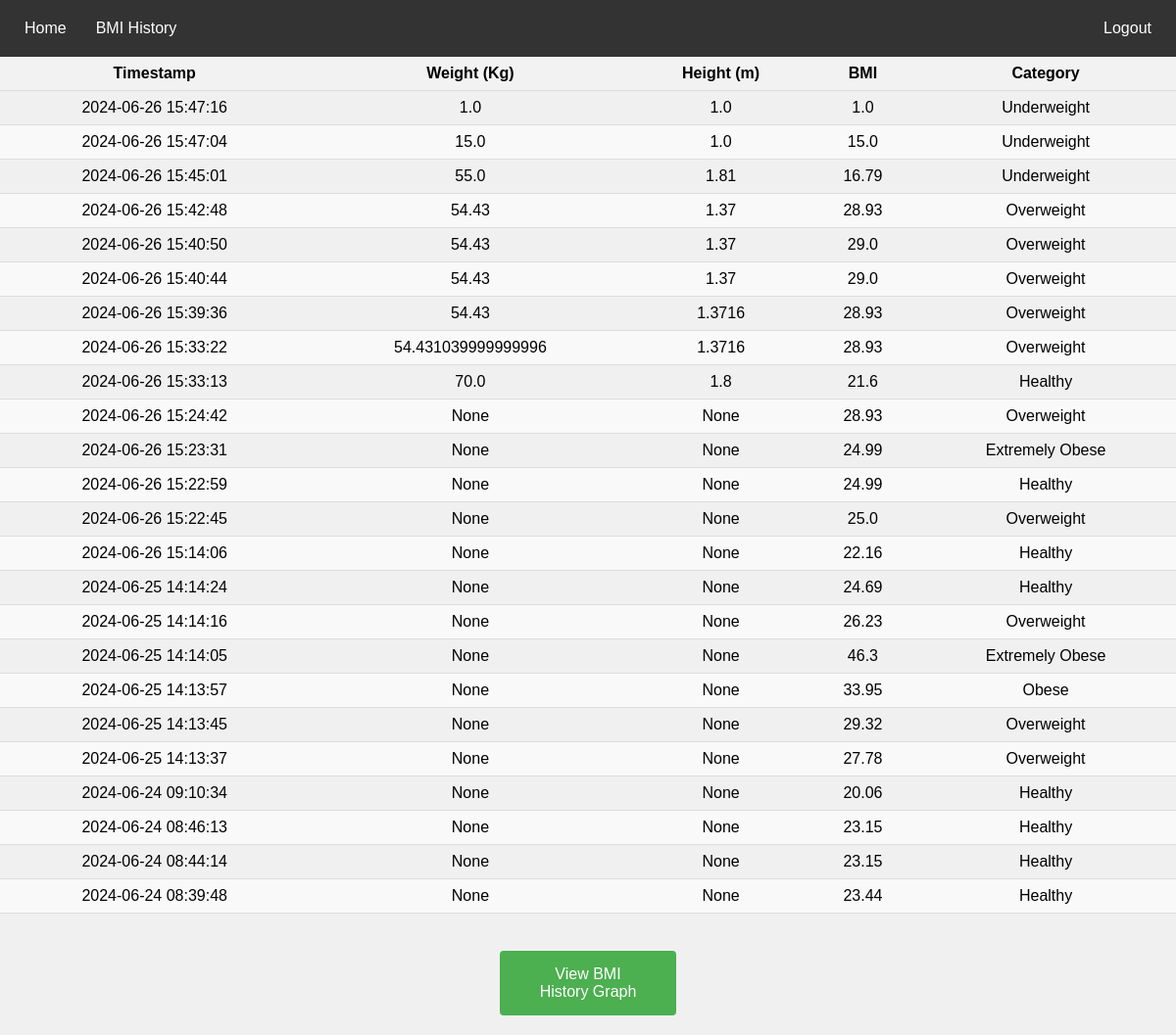
The app's page /history (signed in) with its own data.
### tables this page shows
CREATE TABLE bmi_history (
    id INTEGER PRIMARY KEY AUTOINCREMENT,
    user_id INTEGER NOT NULL,
    bmi REAL NOT NULL,
    category TEXT NOT NULL,
    timestamp DATETIME DEFAULT CURRENT_TIMESTAMP, weight REAL, height REAL,
    FOREIGN KEY(user_id) REFERENCES users(id)
);

### app.py (the view)
@app.route('/history')
def bmi_history():
    if "user_id" in session:
        history = db.execute(
            "SELECT * FROM bmi_history WHERE user_id=:user_id ORDER BY timestamp DESC", user_id=session["user_id"])
        return render_template("history.html", history=history)
    else:
        return render_template('login.html')

### app.py (called while the page is built)
@app.after_request
def after_request(response):
    response.headers["Cache-Control"] = "no-cache, no-store, must-revalidate"
    response.headers["Expires"] = 0
    response.headers["Pragma"] = "no-cache"
    return response

### templates/history.html (shortened to what this page needs)
<!DOCTYPE html>
<html lang="en">
    <head>
        <link href="/static/styles.css" rel="stylesheet">
    </head>
    <nav>
        <div class="navbar">
            {% if session["user_id"] %}
                <div class="navbar-left">
                    <a href="/">Home</a>
                    <a href="/history">BMI History</a>
                </div>
                <div class="navbar-right">
                    <a href="/logout">Logout</a>
                </div>
            {% endif %}
        </div>
    </nav>
    <body>
        <table class="table table-bordered table-striped">
            <thead class="thead-light">
                <tr>
                    <th>Timestamp</th>
                    <th>Weight (Kg)</th>
                    <th>Height (m)</th>
                    <th>BMI</th>
                    <th>Category</th>
                </tr>
            </thead>
            <tbody>
                {% for calculation in history %}
                    <tr>
                        <td>{{ calculation.timestamp }}</td>
                        <td>{{ calculation.weight }}</td>
                        <td>{{ calculation.height }}</td>
                        <td>{{ calculation.bmi|round(2) }}</td>
                        <td>{{ calculation.category}}</td>
                    </tr>
                {% endfor %}
            </tbody>
        </table>
        {% if history %}
            <br>
            <button onclick="window.open('/history_graph', '_blank') " class="center_view_button">View BMI History Graph</button>
        {% else %}
            <div class="message-container">
                <p>There is no history</p>
            </div>
        {% endif %}
    </body>
</html>

### static/styles.css (style rules this page uses)
body { font-family: Arial, sans-serif; background-color: #f0f0f0; margin: 0; padding: 0; }
button { padding: 10px; background-color: #007bff; color: #fff; border: none; border-radius: 5px; cursor: pointer; }
table { width: 100%; border-collapse: collapse; border-spacing: 0; }
th { background-color: #f2f2f2; padding: 8px; text-align: center; border-bottom: 1px solid #ddd; }
td { padding: 8px; text-align: center; border-bottom: 1px solid #ddd; }
tbody tr:nth-child(even) { background-color: #f9f9f9; }
.navbar { display: flex; justify-content: space-between; background-color: #333; color: #fff; padding: 10px; }
.navbar-left, .navbar-right { display: flex; align-items: center; }
.navbar-left a, .navbar-right a { color: #fff; text-decoration: none; padding: 10px 15px; }
button { background-color: #4CAF50; border: none; color: white; padding: 15px 32px; text-align: center; text-decoration: none; display: inline-block; font-size: 16px; margin: 20px 2px; cursor: pointer; border-radius: 4px; }
.center_view_button { display: block; margin-left: auto; margin-right: auto; width: 15%; }

### records on screen
bmi_history: timestamp "2024-06-26 15:47:16", weight "1.0", height "1.0", bmi "1.0", category "Underweight"
bmi_history: timestamp "2024-06-26 15:47:04", weight "15.0", height "1.0", bmi "15.0", category "Underweight"
bmi_history: timestamp "2024-06-26 15:45:01", weight "55.0", height "1.81", bmi "16.79", category "Underweight"
bmi_history: timestamp "2024-06-26 15:42:48", weight "54.43", height "1.37", bmi "28.93", category "Overweight"
bmi_history: timestamp "2024-06-26 15:40:50", weight "54.43", height "1.37", bmi "29.0", category "Overweight"
bmi_history: timestamp "2024-06-26 15:40:44", weight "54.43", height "1.37", bmi "29.0", category "Overweight"
bmi_history: timestamp "2024-06-26 15:39:36", weight "54.43", height "1.3716", bmi "28.93", category "Overweight"
bmi_history: timestamp "2024-06-26 15:33:22", weight "54.431039999999996", height "1.3716", bmi "28.93", category "Overweight"
bmi_history: timestamp "2024-06-26 15:33:13", weight "70.0", height "1.8", bmi "21.6", category "Healthy"
bmi_history: timestamp "2024-06-26 15:24:42", weight "None", height "None", bmi "28.93", category "Overweight"
bmi_history: timestamp "2024-06-26 15:23:31", weight "None", height "None", bmi "24.99", category "Extremely Obese"
bmi_history: timestamp "2024-06-26 15:22:59", weight "None", height "None", bmi "24.99", category "Healthy"
bmi_history: timestamp "2024-06-26 15:22:45", weight "None", height "None", bmi "25.0", category "Overweight"
bmi_history: timestamp "2024-06-26 15:14:06", weight "None", height "None", bmi "22.16", category "Healthy"
bmi_history: timestamp "2024-06-25 14:14:24", weight "None", height "None", bmi "24.69", category "Healthy"
bmi_history: timestamp "2024-06-25 14:14:16", weight "None", height "None", bmi "26.23", category "Overweight"
bmi_history: timestamp "2024-06-25 14:14:05", weight "None", height "None", bmi "46.3", category "Extremely Obese"
bmi_history: timestamp "2024-06-25 14:13:57", weight "None", height "None", bmi "33.95", category "Obese"
bmi_history: timestamp "2024-06-25 14:13:45", weight "None", height "None", bmi "29.32", category "Overweight"
bmi_history: timestamp "2024-06-25 14:13:37", weight "None", height "None", bmi "27.78", category "Overweight"
bmi_history: timestamp "2024-06-24 09:10:34", weight "None", height "None", bmi "20.06", category "Healthy"
bmi_history: timestamp "2024-06-24 08:46:13", weight "None", height "None", bmi "23.15", category "Healthy"
bmi_history: timestamp "2024-06-24 08:44:14", weight "None", height "None", bmi "23.15", category "Healthy"
bmi_history: timestamp "2024-06-24 08:39:48", weight "None", height "None", bmi "23.44", category "Healthy"
